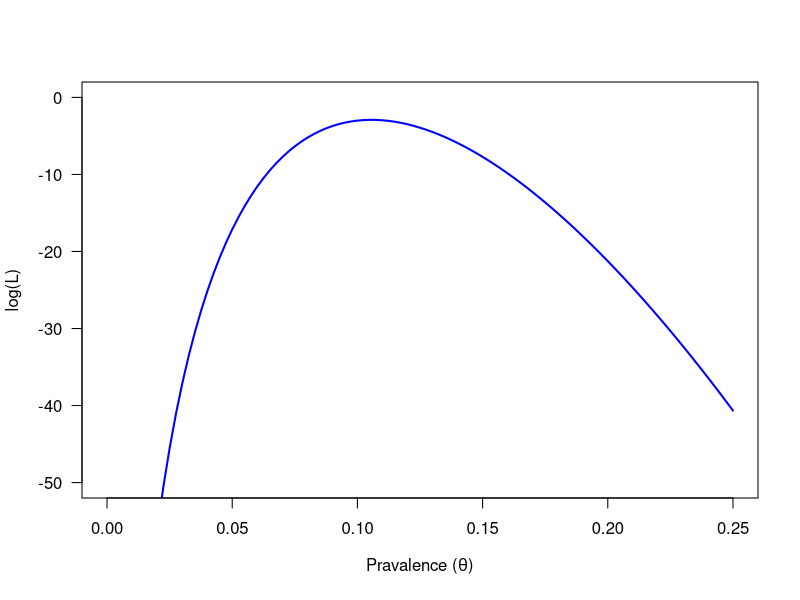
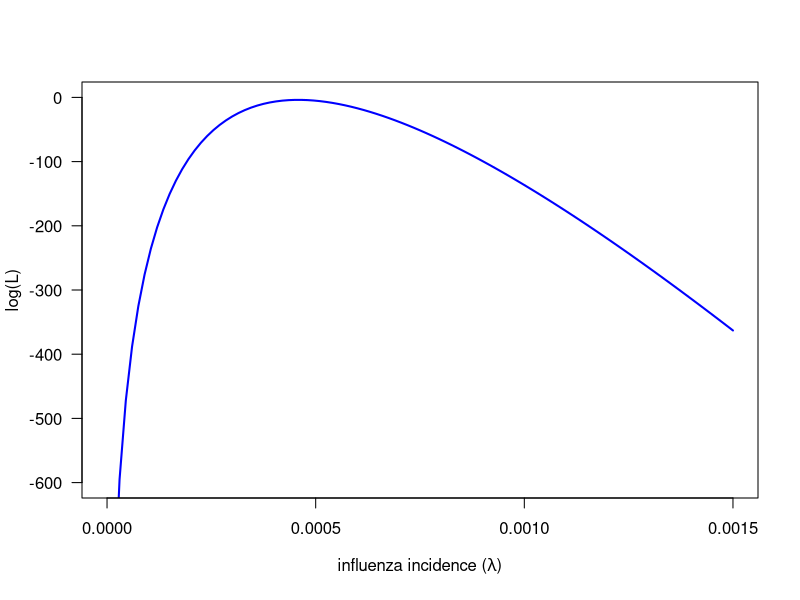

The R source for these figures, in order:
# Pratical 1


# 1(a)
logL <- function(theta){
  dbinom(60, 568, theta, log=T)
}

curve(logL, from=0, to=0.25, xlim=c(0, .25), ylim=c(-50, 0), col="blue", lwd=2,
      xlab=expression(paste("Pravalence (", theta, ")")), ylab="log(L)", las=1)

# 1(b)
?optim # maximize log-likelihood

optim(0.1, logL, method="BFGS",control=list(fnscale=-1)) # 0.106
optim(0.1, logL, method="L-BFGS-B", control=list(fnscale=-1), lower=0, upper=0.25) # 0.106
optim(0.1, logL, method="Brent",control=list(fnscale=-1), lower=0, upper=0.25) # 0.106

# 1(c)
logL2 <- function(lambda){
  dbinom(330, 720100, lambda, log=T)
}

curve(logL2, from=0, to=0.0015, xlim=c(0, .0015), ylim=c(-600, 0), col="blue", lwd=2,
      xlab=expression(paste("influenza incidence (", lambda, ")")), ylab="log(L)", las=1)


# 2(a)
set.seed(6150)
sample <- rnorm(64, 2, 1)
mean(sample); var(sample) # mean = 1.82, var = 0.925

# 2(b)
t.test(sample, mu=0)$p.value # p-value << 0


# 3(b)
# Simplified version
x0 = 183
x1 = 147
n0 = 285200
n1 = 434900

logL.simp <- function(x){
  beta0 <- x[1]
  beta1 <- x[2]
  
  lik <-((x0+x1)*beta0 + x1*beta1) - n0*exp(beta0) - n1*exp(beta0 + beta1)
}

optim(c(0.1, 0.1), logL.simp, method="BFGS",control=list(fnscale=-1)) # x0=-7.35, x1=-0.641

# Full version

logL.full <- function(x){
  beta0 <- x[1]
  beta1 <- x[2]
  lambda0 <- exp(beta0)
  lambda1 <- exp(beta0 + beta1)
  
  lik <- dpois(x0, n0*lambda0, log=T)+dpois(x1, n1*lambda1, log=T)
}

optim(c(0.1, 0.1), logL.full, method="BFGS",control=list(fnscale=-1)) # x0=-7.35, x1=-0.641




